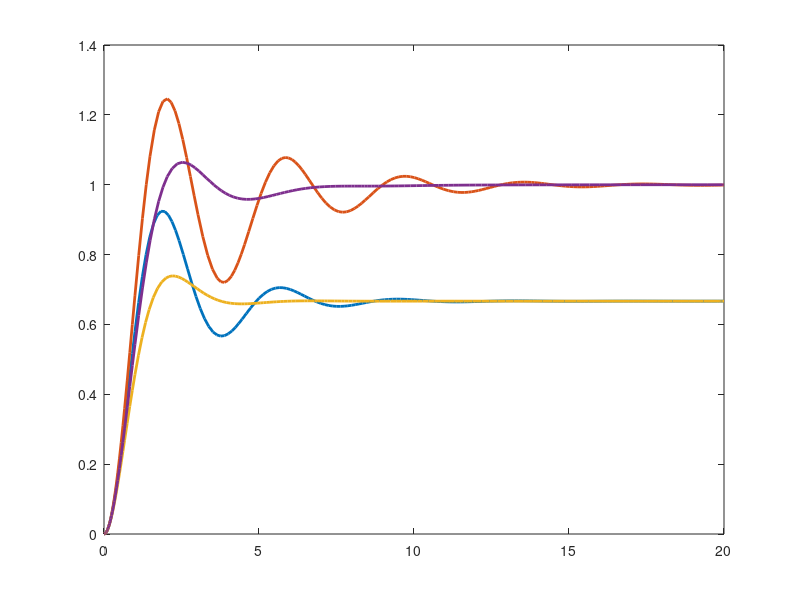

Here is the MATLAB script that generated this plot: (Note: this script raises an error after producing the figure.)
%[text] # PID制御の応答比較（P / PI / PD / PID）
%[text] 2次遅れプラント $\\ddot y + \\dot y + y = u$ を制御し、単位ステップ応答を比較します。
%[text] コントローラ: $u = K\_p\\, e + K\_i \\int e\\,dt + K\_d\\, \\dot e \\quad (e = r - y)$
%[text] スライダーを動かすと、同じ $K\_p, K\_i, K\_d$ を使った **P**・**PI**・**PD**・**PID** の4応答が自動更新されます。
Kp = 2; %[control:slider:kp01]{"position":[6,7]}
Ki = 1; %[control:slider:ki01]{"position":[6,7]}
Kd = 1; %[control:slider:kd01]{"position":[6,7]}

r     = 1;              % 目標値（ステップ入力）
tspan = [0, 20];
s0    = [0; 0; 0];      % 状態: [y; ydot; ∫e dt]

% プラント: ÿ + ẏ + y = u（微分は測定値微分でキック回避: ė = -ẏ）
odef = @(t, s, kp, ki, kd) [ ...
    s(2); ...
    -s(2) - s(1) + ( kp*(r - s(1)) + ki*s(3) - kd*s(2) ); ...
    r - s(1) ];

[tP,  yP  ] = ode45(@(t,s) odef(t,s, Kp, 0,  0 ), tspan, s0);   % P
[tI,  yI  ] = ode45(@(t,s) odef(t,s, Kp, Ki, 0 ), tspan, s0);   % PI
[tPD, yPD ] = ode45(@(t,s) odef(t,s, Kp, 0,  Kd), tspan, s0);   % PD
[tD,  yD  ] = ode45(@(t,s) odef(t,s, Kp, Ki, Kd), tspan, s0);   % PID

% 定常偏差（最終値と目標の差）
fprintf('Kp=%.1f Ki=%.1f Kd=%.1f | 定常偏差  P=%.3f  PI=%.3f  PD=%.3f  PID=%.3f\n', ...
    Kp, Ki, Kd, r - yP(end,1), r - yI(end,1), r - yPD(end,1), r - yD(end,1));

figure(1); clf;
plot(tP,  yP(:,1),  '-', 'LineWidth', 2); hold on;
plot(tI,  yI(:,1),  '-', 'LineWidth', 2);
plot(tPD, yPD(:,1), '-', 'LineWidth', 2);
plot(tD,  yD(:,1),  '-', 'LineWidth', 2);
yline(r, 'k--', 'LineWidth', 1);
hold off; grid on; ylim([0, 1.8]);
legend('P', 'PI', 'PD', 'PID', '目標 r', 'Location', 'southeast');
xlabel('時間  t  [s]', 'FontSize', 12);
ylabel('出力  y', 'FontSize', 12);
title(sprintf('PID応答比較   K_p=%.1f,  K_i=%.1f,  K_d=%.1f', Kp, Ki, Kd), 'FontSize', 12);

%[text] ## 理論解説
%[text] **各制御方式の特徴**
%[text] - **P（比例）**：速いが**定常偏差（オフセット）が残る**
%[text] - **PI（比例＋積分）**：**定常偏差をゼロ**にするが、振動・行き過ぎを招きやすい
%[text] - **PD（比例＋微分）**：**オーバーシュートを抑え**応答が滑らかになるが、積分が無いため**オフセットは残る**（Pと同じ）
%[text] - **PID（比例＋積分＋微分）**：**偏差ゼロ**かつ**振動も抑制**した、バランスの良い応答
%[text] **観察のヒント**
%[text] - $K\_i$ を 0 にすると P/PD 相当。最終値が $r=1$ に届かず**オフセット**が残ります
%[text] - $K\_d$ を上げると PD・PID の**行き過ぎが減り**滑らかになります
%[text] - $K\_p$ を上げると速くなるが**振動・行き過ぎ**が増えます

%[appendix]{"version":"1.0"}
%---
%[metadata:view]
%   data: {"layout":"onright","rightPanelPercent":40}
%---
%[control:slider:kp01]
%   data: {"defaultValue":2,"label":"比例ゲイン Kp","max":20,"min":0,"run":"SectionToEnd","runOn":"ValueChanging","step":0.5}
%---
%[control:slider:ki01]
%   data: {"defaultValue":1,"label":"積分ゲイン Ki","max":10,"min":0,"run":"SectionToEnd","runOn":"ValueChanging","step":0.5}
%---
%[control:slider:kd01]
%   data: {"defaultValue":1,"label":"微分ゲイン Kd","max":10,"min":0,"run":"SectionToEnd","runOn":"ValueChanging","step":0.5}
%---
